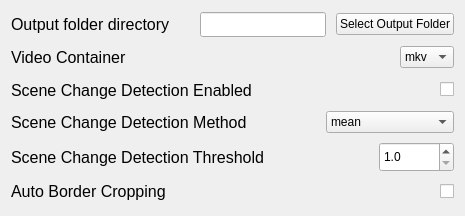
                           <widget class="QWidget" name="scrollAreaWidgetContents_3">
                            <property name="geometry">
                             <rect>
                              <x>0</x>
                              <y>0</y>
                              <width>465</width>
                              <height>216</height>
                             </rect>
                            </property>
                            <layout class="QVBoxLayout" name="verticalLayout_25">
                             <item>
                              <widget class="QWidget" name="outputFileLocationContianer" native="true">
                               <layout class="QHBoxLayout" name="horizontalLayout_19">
                                <property name="spacing">
                                 <number>10</number>
                                </property>
                                <property name="leftMargin">
                                 <number>0</number>
                                </property>
                                <property name="topMargin">
                                 <number>0</number>
                                </property>
                                <property name="rightMargin">
                                 <number>0</number>
                                </property>
                                <property name="bottomMargin">
                                 <number>0</number>
                                </property>
                                <item>
                                 <widget class="QLabel" name="encoderLabel_3">
                                  <property name="font">
                                   <font>
                                    <pointsize>12</pointsize>
                                   </font>
                                  </property>
                                  <property name="text">
                                   <string>Output folder directory</string>
                                  </property>
                                 </widget>
                                </item>
                                <item>
                                 <spacer name="horizontalSpacer_11">
                                  <property name="orientation">
                                   <enum>Qt::Orientation::Horizontal</enum>
                                  </property>
                                  <property name="sizeType">
                                   <enum>QSizePolicy::Policy::Minimum</enum>
                                  </property>
                                  <property name="sizeHint" stdset="0">
                                   <size>
                                    <width>20</width>
                                    <height>20</height>
                                   </size>
                                  </property>
                                 </spacer>
                                </item>
                                <item>
                                 <widget class="QLineEdit" name="output_folder_location">
                                  <property name="minimumSize">
                                   <size>
                                    <width>0</width>
                                    <height>25</height>
                                   </size>
                                  </property>
                                 </widget>
                                </item>
                                <item>
                                 <widget class="QPushButton" name="select_output_folder_location_btn">
                                  <property name="text">
                                   <string>Select Output Folder</string>
                                  </property>
                                 </widget>
                                </item>
                               </layout>
                              </widget>
                             </item>
                             <item>
                              <widget class="QWidget" name="widget_19" native="true">
                               <layout class="QHBoxLayout" name="horizontalLayout_36">
                                <property name="spacing">
                                 <number>6</number>
                                </property>
                                <property name="leftMargin">
                                 <number>0</number>
                                </property>
                                <property name="topMargin">
                                 <number>0</number>
                                </property>
                                <property name="rightMargin">
                                 <number>0</number>
                                </property>
                                <property name="bottomMargin">
                                 <number>0</number>
                                </property>
                                <item>
                                 <widget class="QLabel" name="label_49">
                                  <property name="font">
                                   <font>
                                    <pointsize>12</pointsize>
                                   </font>
                                  </property>
                                  <property name="text">
                                   <string>Video Container</string>
                                  </property>
                                 </widget>
                                </item>
                                <item>
                                 <spacer name="horizontalSpacer_19">
                                  <property name="orientation">
                                   <enum>Qt::Orientation::Horizontal</enum>
                                  </property>
                                  <property name="sizeHint" stdset="0">
                                   <size>
                                    <width>390</width>
                                    <height>20</height>
                                   </size>
                                  </property>
                                 </spacer>
                                </item>
                                <item>
                                 <widget class="QLabel" name="label_50">
                                  <property name="maximumSize">
                                   <size>
                                    <width>25</width>
                                    <height>25</height>
                                   </size>
                                  </property>
                                  <property name="toolTip">
                                   <string>&lt;html&gt;&lt;head/&gt;&lt;body&gt;&lt;p&gt;Changes the default container.&lt;/p&gt;&lt;/body&gt;&lt;/html&gt;</string>
                                  </property>
                                  <property name="text">
                                   <string/>
                                  </property>
                                  <property name="pixmap">
                                   <pixmap resource="resources.qrc">:/icons/icons/info.svg</pixmap>
                                  </property>
                                  <property name="scaledContents">
                                   <bool>true</bool>
                                  </property>
                                 </widget>
                                </item>
                                <item>
                                 <widget class="QComboBox" name="video_container">
                                  <item>
                                   <property name="text">
                                    <string>mkv</string>
                                   </property>
                                  </item>
                                  <item>
                                   <property name="text">
                                    <string>mp4</string>
                                   </property>
                                  </item>
                                  <item>
                                   <property name="text">
                                    <string>mov</string>
                                   </property>
                                  </item>
                                 </widget>
                                </item>
                               </layout>
                              </widget>
                             </item>
                             <item>
                              <widget class="QWidget" name="sceneChangeDetectionSettingContainer" native="true">
                               <layout class="QHBoxLayout" name="horizontalLayout_17">
                                <property name="spacing">
                                 <number>10</number>
                                </property>
                                <property name="leftMargin">
                                 <number>0</number>
                                </property>
                                <property name="topMargin">
                                 <number>0</number>
                                </property>
                                <property name="rightMargin">
                                 <number>0</number>
                                </property>
                                <property name="bottomMargin">
                                 <number>0</number>
                                </property>
                                <item>
                                 <widget class="QLabel" name="label_20">
                                  <property name="font">
                                   <font>
                                    <pointsize>12</pointsize>
                                   </font>
                                  </property>
                                  <property name="text">
                                   <string>Scene Change Detection Enabled</string>
                                  </property>
                                 </widget>
                                </item>
                                <item>
                                 <spacer name="horizontalSpacer_3">
                                  <property name="orientation">
                                   <enum>Qt::Orientation::Horizontal</enum>
                                  </property>
                                  <property name="sizeHint" stdset="0">
                                   <size>
                                    <width>40</width>
                                    <height>20</height>
                                   </size>
                                  </property>
                                 </spacer>
                                </item>
                                <item>
                                 <widget class="QLabel" name="label_24">
                                  <property name="maximumSize">
                                   <size>
                                    <width>25</width>
                                    <height>25</height>
                                   </size>
                                  </property>
                                  <property name="toolTip">
                                   <string>&lt;html&gt;&lt;head/&gt;&lt;body&gt;&lt;p&gt;Scene Change Detection:&lt;/p&gt;&lt;p&gt; - Enabled: Attempts to detect when scenes change in a video. When running an interpolation, it will avoide interpolating over these scene changes.&lt;/p&gt;&lt;/body&gt;&lt;/html&gt;</string>
                                  </property>
                                  <property name="text">
                                   <string/>
                                  </property>
                                  <property name="pixmap">
                                   <pixmap resource="resources.qrc">:/icons/icons/info.svg</pixmap>
                                  </property>
                                  <property name="scaledContents">
                                   <bool>true</bool>
                                  </property>
                                 </widget>
                                </item>
                                <item>
                                 <widget class="QCheckBox" name="scene_change_detection_enabled">
                                  <property name="text">
                                   <string/>
                                  </property>
                                 </widget>
                                </item>
                               </layout>
                              </widget>
                             </item>
                             <item>
                              <widget class="QWidget" name="widget_12" native="true">
                               <layout class="QHBoxLayout" name="horizontalLayout_27">
                                <property name="spacing">
                                 <number>10</number>
                                </property>
                                <property name="leftMargin">
                                 <number>0</number>
                                </property>
                                <property name="topMargin">
                                 <number>0</number>
                                </property>
                                <property name="rightMargin">
                                 <number>0</number>
                                </property>
                                <property name="bottomMargin">
                                 <number>0</number>
                                </property>
                                <item>
                                 <widget class="QLabel" name="label_37">
                                  <property name="font">
                                   <font>
                                    <pointsize>12</pointsize>
                                   </font>
                                  </property>
                                  <property name="text">
                                   <string>Scene Change Detection Method</string>
                                  </property>
                                 </widget>
                                </item>
                                <item>
                                 <spacer name="horizontalSpacer_13">
                                  <property name="orientation">
                                   <enum>Qt::Orientation::Horizontal</enum>
                                  </property>
                                  <property name="sizeHint" stdset="0">
                                   <size>
                                    <width>305</width>
                                    <height>20</height>
                                   </size>
                                  </property>
                                 </spacer>
                                </item>
                                <item>
                                 <widget class="QLabel" name="label_38">
                                  <property name="maximumSize">
                                   <size>
                                    <width>25</width>
                                    <height>25</height>
                                   </size>
                                  </property>
                                  <property name="toolTip">
                                   <string>&lt;html&gt;&lt;head/&gt;&lt;body&gt;&lt;p&gt;Scene detection methods:&lt;/p&gt;&lt;p&gt;- mean: fastest, least accurate&lt;/p&gt;&lt;p&gt;- mean (segmented): fast, prone to overdetection&lt;/p&gt;&lt;p&gt;- pyscenedetect: slow, accuate&lt;/p&gt;&lt;/body&gt;&lt;/html&gt;</string>
                                  </property>
                                  <property name="text">
                                   <string/>
                                  </property>
                                  <property name="pixmap">
                                   <pixmap resource="resources.qrc">:/icons/icons/info.svg</pixmap>
                                  </property>
                                  <property name="scaledContents">
                                   <bool>true</bool>
                                  </property>
                                 </widget>
                                </item>
                                <item>
                                 <widget class="QComboBox" name="scene_change_detection_method">
                                  <item>
                                   <property name="text">
                                    <string>mean</string>
                                   </property>
                                  </item>
                                  <item>
                                   <property name="text">
                                    <string>mean_segmented</string>
                                   </property>
                                  </item>
                                  <item>
                                   <property name="text">
                                    <string>pyscenedetect</string>
                                   </property>
                                  </item>
                                 </widget>
                                </item>
                               </layout>
                              </widget>
                             </item>
                             <item>
                              <widget class="QWidget" name="widget_7" native="true">
                               <layout class="QHBoxLayout" name="horizontalLayout_14">
                                <property name="spacing">
                                 <number>10</number>
                                </property>
                                <property name="leftMargin">
                                 <number>0</number>
                                </property>
                                <property name="topMargin">
                                 <number>0</number>
                                </property>
                                <property name="rightMargin">
                                 <number>0</number>
                                </property>
                                <property name="bottomMargin">
                                 <number>0</number>
                                </property>
                                <item>
                                 <widget class="QLabel" name="label_30">
                                  <property name="font">
                                   <font>
                                    <pointsize>12</pointsize>
                                   </font>
                                  </property>
                                  <property name="text">
                                   <string>Scene Change Detection Threshold</string>
                                  </property>
                                 </widget>
                                </item>
                                <item>
                                 <spacer name="horizontalSpacer_6">
                                  <property name="orientation">
                                   <enum>Qt::Orientation::Horizontal</enum>
                                  </property>
                                  <property name="sizeHint" stdset="0">
                                   <size>
                                    <width>305</width>
                                    <height>20</height>
                                   </size>
                                  </property>
                                 </spacer>
                                </item>
                                <item>
                                 <widget class="QLabel" name="label_31">
                                  <property name="maximumSize">
                                   <size>
                                    <width>25</width>
                                    <height>25</height>
                                   </size>
                                  </property>
                                  <property name="toolTip">
                                   <string>&lt;html&gt;&lt;head/&gt;&lt;body&gt;&lt;p&gt;Scene change detection sensitivity, lower number means it has a higher chance of detecting scene changes, with risk of overdetection.&lt;/p&gt;&lt;/body&gt;&lt;/html&gt;</string>
                                  </property>
                                  <property name="text">
                                   <string/>
                                  </property>
                                  <property name="pixmap">
                                   <pixmap resource="resources.qrc">:/icons/icons/info.svg</pixmap>
                                  </property>
                                  <property name="scaledContents">
                                   <bool>true</bool>
                                  </property>
                                 </widget>
                                </item>
                                <item>
                                 <widget class="QDoubleSpinBox" name="scene_change_detection_threshold">
                                  <property name="minimumSize">
                                   <size>
                                    <width>75</width>
                                    <height>30</height>
                                   </size>
                                  </property>
                                  <property name="decimals">
                                   <number>1</number>
                                  </property>
                                  <property name="minimum">
                                   <double>1.000000000000000</double>
                                  </property>
                                  <property name="maximum">
                                   <double>10.000000000000000</double>
                                  </property>
                                 </widget>
                                </item>
                               </layout>
                              </widget>
                             </item>
                             <item>
                              <widget class="QWidget" name="widget_9" native="true">
                               <layout class="QHBoxLayout" name="horizontalLayout_25">
                                <property name="spacing">
                                 <number>6</number>
                                </property>
                                <property name="leftMargin">
                                 <number>0</number>
                                </property>
                                <property name="topMargin">
                                 <number>0</number>
                                </property>
                                <property name="rightMargin">
                                 <number>0</number>
                                </property>
                                <property name="bottomMargin">
                                 <number>0</number>
                                </property>
                                <item>
                                 <widget class="QLabel" name="label_48">
                                  <property name="font">
                                   <font>
                                    <pointsize>12</pointsize>
                                   </font>
                                  </property>
                                  <property name="text">
                                   <string>Auto Border Cropping</string>
                                  </property>
                                 </widget>
                                </item>
                                <item>
                                 <spacer name="horizontalSpacer_10">
                                  <property name="orientation">
                                   <enum>Qt::Orientation::Horizontal</enum>
                                  </property>
                                  <property name="sizeHint" stdset="0">
                                   <size>
                                    <width>468</width>
                                    <height>20</height>
                                   </size>
                                  </property>
                                 </spacer>
                                </item>
                                <item>
                                 <widget class="QLabel" name="label_47">
                                  <property name="maximumSize">
                                   <size>
                                    <width>25</width>
                                    <height>25</height>
                                   </size>
                                  </property>
                                  <property name="toolTip">
                                   <string>&lt;html&gt;&lt;head/&gt;&lt;body&gt;&lt;p&gt;Audo Border Cropping:&lt;/p&gt;&lt;p&gt;- Will automatically remove black bars if they are present throughout a video, can increase performance.&lt;/p&gt;&lt;/body&gt;&lt;/html&gt;</string>
                                  </property>
                                  <property name="text">
                                   <string/>
                                  </property>
                                  <property name="pixmap">
                                   <pixmap resource="resources.qrc">:/icons/icons/info.svg</pixmap>
                                  </property>
                                  <property name="scaledContents">
                                   <bool>true</bool>
                                  </property>
                                 </widget>
                                </item>
                                <item>
                                 <widget class="QCheckBox" name="auto_border_cropping">
                                  <property name="text">
                                   <string/>
                                  </property>
                                 </widget>
                                </item>
                               </layout>
                              </widget>
                             </item>
                            </layout>
                           </widget>
